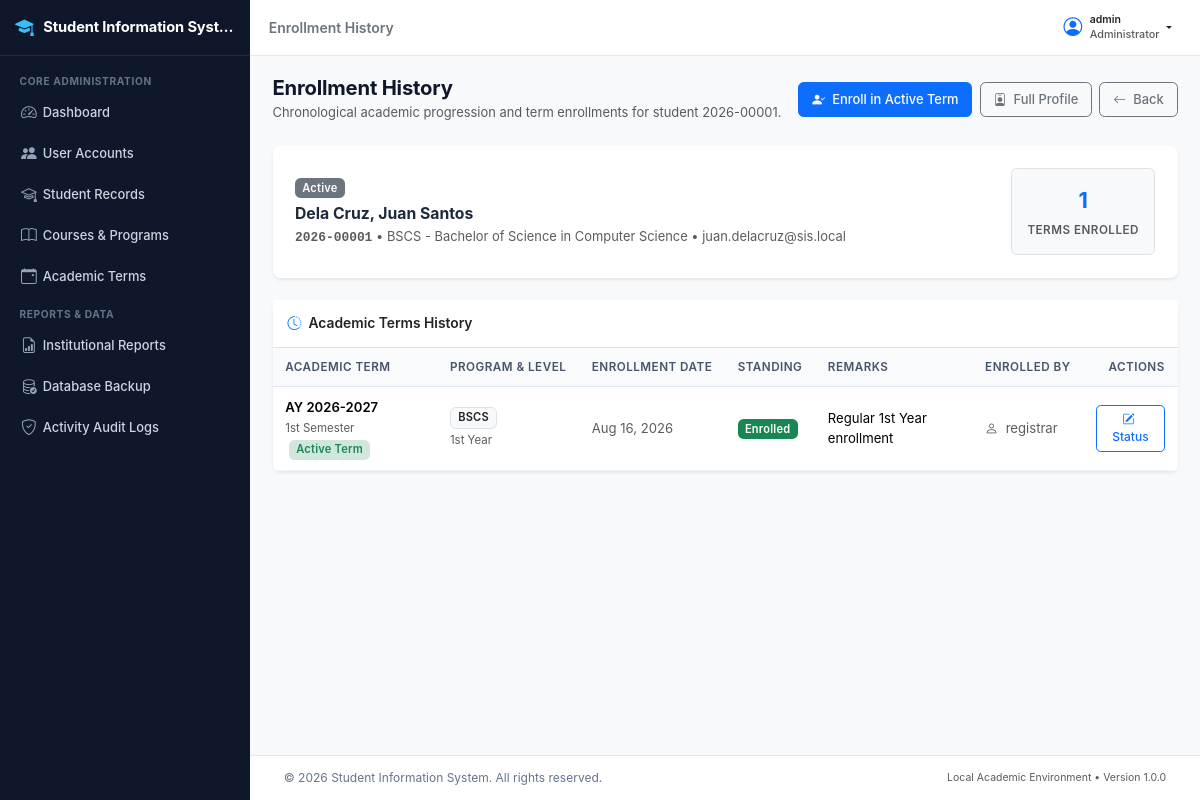
The app's page /registrar/enrollment/history.php?student_id=1 (signed in) with its own data.
### tables this page shows
CREATE TABLE `students` (
  `student_id` int(11) NOT NULL AUTO_INCREMENT,
  `student_number` varchar(20) NOT NULL,
  `user_id` int(11) DEFAULT NULL,
  `first_name` varchar(50) NOT NULL,
  `middle_name` varchar(50) DEFAULT NULL,
  `last_name` varchar(50) NOT NULL,
  `date_of_birth` date NOT NULL,
  `gender` enum('Male','Female','Other') NOT NULL,
  `civil_status` enum('Single','Married','Widowed','Separated') NOT NULL DEFAULT 'Single',
  `email` varchar(100) NOT NULL,
  `contact_number` varchar(25) NOT NULL,
  `home_address` text NOT NULL,
  `emergency_contact_name` varchar(100) NOT NULL,
  `emergency_contact_number` varchar(25) NOT NULL,
  `program_id` int(11) NOT NULL,
  `current_status` enum('Active','Inactive','Graduated','Withdrawn') NOT NULL DEFAULT 'Active',
  `created_at` datetime NOT NULL DEFAULT current_timestamp(),
  `updated_at` datetime NOT NULL DEFAULT current_timestamp() ON UPDATE current_timestamp(),
  PRIMARY KEY (`student_id`),
  UNIQUE KEY `student_number` (`student_number`),
  UNIQUE KEY `email` (`email`),
  UNIQUE KEY `user_id` (`user_id`),
  KEY `idx_students_program` (`program_id`),
  KEY `idx_students_status` (`current_status`),
  KEY `idx_students_names` (`last_name`,`first_name`),
  CONSTRAINT `fk_students_program` FOREIGN KEY (`program_id`) REFERENCES `programs` (`program_id`) ON UPDATE CASCADE,
  CONSTRAINT `fk_students_user` FOREIGN KEY (`user_id`) REFERENCES `users` (`user_id`) ON DELETE SET NULL ON UPDATE CASCADE
);

CREATE TABLE `programs` (
  `program_id` int(11) NOT NULL AUTO_INCREMENT,
  `program_code` varchar(20) NOT NULL,
  `program_name` varchar(150) NOT NULL,
  `department` varchar(100) NOT NULL,
  `status` enum('Active','Inactive') NOT NULL DEFAULT 'Active',
  `created_at` datetime NOT NULL DEFAULT current_timestamp(),
  `updated_at` datetime NOT NULL DEFAULT current_timestamp() ON UPDATE current_timestamp(),
  PRIMARY KEY (`program_id`),
  UNIQUE KEY `program_code` (`program_code`),
  KEY `idx_programs_status` (`status`)
);

CREATE TABLE `enrollments` (
  `enrollment_id` int(11) NOT NULL AUTO_INCREMENT,
  `student_id` int(11) NOT NULL,
  `semester_id` int(11) NOT NULL,
  `program_id` int(11) NOT NULL,
  `year_level` enum('1st Year','2nd Year','3rd Year','4th Year','5th Year') NOT NULL,
  `enrollment_date` date NOT NULL,
  `enrollment_status` enum('Pending','Enrolled','Dropped','Completed') NOT NULL DEFAULT 'Enrolled',
  `remarks` text DEFAULT NULL,
  `created_by` int(11) NOT NULL,
  `created_at` datetime NOT NULL DEFAULT current_timestamp(),
  `updated_at` datetime NOT NULL DEFAULT current_timestamp() ON UPDATE current_timestamp(),
  PRIMARY KEY (`enrollment_id`),
  UNIQUE KEY `uq_student_semester` (`student_id`,`semester_id`),
  KEY `idx_enrollments_semester` (`semester_id`),
  KEY `idx_enrollments_status` (`enrollment_status`),
  KEY `idx_enrollments_program` (`program_id`),
  KEY `fk_enrollments_creator` (`created_by`),
  CONSTRAINT `fk_enrollments_creator` FOREIGN KEY (`created_by`) REFERENCES `users` (`user_id`) ON UPDATE CASCADE,
  CONSTRAINT `fk_enrollments_program` FOREIGN KEY (`program_id`) REFERENCES `programs` (`program_id`) ON UPDATE CASCADE,
  CONSTRAINT `fk_enrollments_semester` FOREIGN KEY (`semester_id`) REFERENCES `semesters` (`semester_id`) ON UPDATE CASCADE,
  CONSTRAINT `fk_enrollments_student` FOREIGN KEY (`student_id`) REFERENCES `students` (`student_id`) ON UPDATE CASCADE
);

CREATE TABLE `academic_years` (
  `ay_id` int(11) NOT NULL AUTO_INCREMENT,
  `year_code` varchar(20) NOT NULL,
  `start_year` int(11) NOT NULL,
  `end_year` int(11) NOT NULL,
  `is_current` tinyint(1) NOT NULL DEFAULT 0,
  `created_at` datetime NOT NULL DEFAULT current_timestamp(),
  PRIMARY KEY (`ay_id`),
  UNIQUE KEY `year_code` (`year_code`),
  KEY `idx_ay_current` (`is_current`)
);

CREATE TABLE `semesters` (
  `semester_id` int(11) NOT NULL AUTO_INCREMENT,
  `ay_id` int(11) NOT NULL,
  `semester_term` enum('1st Semester','2nd Semester','Summer') NOT NULL,
  `is_active` tinyint(1) NOT NULL DEFAULT 0,
  `start_date` date NOT NULL,
  `end_date` date NOT NULL,
  `created_at` datetime NOT NULL DEFAULT current_timestamp(),
  PRIMARY KEY (`semester_id`),
  UNIQUE KEY `uq_ay_term` (`ay_id`,`semester_term`),
  KEY `idx_semesters_active` (`is_active`),
  CONSTRAINT `fk_semesters_ay` FOREIGN KEY (`ay_id`) REFERENCES `academic_years` (`ay_id`) ON UPDATE CASCADE
);

CREATE TABLE `users` (
  `user_id` int(11) NOT NULL AUTO_INCREMENT,
  `username` varchar(50) NOT NULL,
  `email` varchar(100) NOT NULL,
  `password` varchar(255) NOT NULL,
  `role_id` int(11) NOT NULL,
  `status` enum('Active','Inactive') NOT NULL DEFAULT 'Active',
  `must_change_password` tinyint(1) NOT NULL DEFAULT 0,
  `last_login_at` datetime DEFAULT NULL,
  `created_at` datetime NOT NULL DEFAULT current_timestamp(),
  `updated_at` datetime NOT NULL DEFAULT current_timestamp() ON UPDATE current_timestamp(),
  PRIMARY KEY (`user_id`),
  UNIQUE KEY `username` (`username`),
  UNIQUE KEY `email` (`email`),
  KEY `idx_users_role` (`role_id`),
  KEY `idx_users_status` (`status`),
  CONSTRAINT `fk_users_role` FOREIGN KEY (`role_id`) REFERENCES `roles` (`role_id`) ON UPDATE CASCADE
);

### includes/functions.php (called while the page is built, shortened)
<?php
function escape($data) {
    return htmlspecialchars((string)$data, ENT_QUOTES, 'UTF-8');
}
function format_date($date, $format = 'M d, Y') {
    $timestamp = strtotime($date);
    return $timestamp ? date($format, $timestamp) : 'N/A';
}

### registrar/enrollment/history.php (the view, shortened to what this page needs)
<?php
require_once __DIR__ . '/../../includes/functions.php';
$conn = db_connect();
$student_id = isset($_GET['student_id']) && is_numeric($_GET['student_id']) ? (int)$_GET['student_id'] : 0;
$st_sql = "SELECT s.student_id, s.student_number, s.first_name, s.middle_name, s.last_name, s.email,
                  s.contact_number, s.current_status, s.created_at, p.program_code, p.program_name
           FROM students s
           LEFT JOIN programs p ON s.program_id = p.program_id
           WHERE s.student_id = ?";
$st_stmt = mysqli_prepare($conn, $st_sql);
mysqli_stmt_bind_param($st_stmt, "i", $student_id);
mysqli_stmt_execute($st_stmt);
$st_res = mysqli_stmt_get_result($st_stmt);
$student = mysqli_fetch_assoc($st_res);
$hist_sql = "SELECT e.enrollment_id, e.year_level, e.enrollment_date, e.enrollment_status, e.remarks, e.created_at,
                    sem.semester_id, sem.semester_term, sem.is_active as is_term_active,
                    ay.year_code, ay.start_year, ay.end_year,
                    p.program_code, p.program_name,
                    u.username as creator_name
             FROM enrollments e
             INNER JOIN semesters sem ON e.semester_id = sem.semester_id
             INNER JOIN academic_years ay ON sem.ay_id = ay.ay_id
             INNER JOIN programs p ON e.program_id = p.program_id
             LEFT JOIN users u ON e.created_by = u.user_id
             WHERE e.student_id = ?
             ORDER BY ay.start_year DESC, sem.semester_term DESC";
$hist_stmt = mysqli_prepare($conn, $hist_sql);
mysqli_stmt_bind_param($hist_stmt, "i", $student_id);
mysqli_stmt_execute($hist_stmt);
$history_res = mysqli_stmt_get_result($hist_stmt);
$total_terms = mysqli_num_rows($history_res);
require_once __DIR__ . '/../../includes/header.php';
?>
<div class="app-wrapper">
    <?php require_once __DIR__ . '/../../includes/sidebar.php'; ?>
    <div class="app-main">
        <?php require_once __DIR__ . '/../../includes/navbar.php'; ?>
        <main class="content-body">
            <div class="container-fluid px-0">
                <div class="d-flex flex-column flex-md-row justify-content-between align-items-md-center mb-4 gap-2">
                    <div>
                        <h1 class="h3 mb-1 fw-bold">Enrollment History</h1>
                        <p class="text-muted small mb-0">Chronological academic progression and term enrollments for student <?php echo escape($student['student_number']); ?>.</p>
                    </div>
                    <div class="d-flex gap-2">
                        <a href="enroll.php?student_id=<?php echo (int)$student['student_id']; ?>" class="btn btn-primary">
                            <i class="bi bi-person-check-fill me-1"></i> Enroll in Active Term
                        </a>
                        <a href="<?php echo APP_URL; ?>/registrar/students/view.php?id=<?php echo (int)$student['student_id']; ?>" class="btn btn-outline-secondary">
                            <i class="bi bi-person-badge me-1"></i> Full Profile
                        </a>
                        <a href="index.php" class="btn btn-outline-secondary">
                            <i class="bi bi-arrow-left me-1"></i> Back
                        </a>
                    </div>
                </div>
                <div class="card border-0 shadow-sm mb-4">
                    <div class="card-body p-4">
                        <div class="row align-items-center">
                            <div class="col-md-8">
                                <span class="badge bg-secondary mb-2"><?php echo escape($student['current_status']); ?></span>
                                <h4 class="fw-bold mb-1">
                                    <?php echo escape($student['last_name'] . ', ' . $student['first_name'] . ($student['middle_name'] ? ' ' . $student['middle_name'] : '')); ?>
                                </h4>
                                <p class="text-muted small mb-0">
                                    <span class="font-monospace fw-semibold"><?php echo escape($student['student_number']); ?></span>
                                    &bull; <?php echo escape($student['program_code'] . ' - ' . $student['program_name']); ?>
                                    &bull; <?php echo escape($student['email']); ?>
                                </p>
                            </div>
                            <div class="col-md-4 text-md-end mt-3 mt-md-0">
                                <div class="bg-light p-3 rounded d-inline-block text-center border">
                                    <div class="fs-4 fw-bold text-primary"><?php echo $total_terms; ?></div>
                                    <small class="text-muted text-uppercase fw-semibold">Terms Enrolled</small>
                                </div>
                            </div>
                        </div>
                    </div>
                </div>
                <div class="card border-0 shadow-sm">
                    <div class="card-header bg-white py-3 border-bottom">
                        <h6 class="card-title mb-0 fw-semibold">
                            <i class="bi bi-clock-history me-1 text-primary"></i> Academic Terms History
                        </h6>
                    </div>
                    <div class="table-responsive">
                        <table class="table table-hover align-middle mb-0">
                            <thead class="table-light">
                                <tr>
                                    <th>Academic Term</th>
                                    <th>Program & Level</th>
                                    <th>Enrollment Date</th>
                                    <th>Standing</th>
                                    <th>Remarks</th>
                                    <th>Enrolled By</th>
                                    <th class="text-end">Actions</th>
                                </tr>
                            </thead>
                            <tbody>
                                <?php if ($total_terms > 0): ?>
                                    <?php while ($row = mysqli_fetch_assoc($history_res)): ?>
                                        <tr>
                                            <td>
                                                <div class="fw-semibold">AY <?php echo escape($row['year_code']); ?></div>
                                                <span class="small text-muted"><?php echo escape($row['semester_term']); ?></span>
                                                <?php if ($row['is_term_active']): ?>
                                                    <span class="badge bg-success-subtle text-success ms-1 small">Active Term</span>
                                                <?php endif; ?>
                                            </td>
                                            <td>
                                                <span class="badge bg-light text-dark border"><?php echo escape($row['program_code']); ?></span>
                                                <div class="small text-muted mt-1"><?php echo escape($row['year_level']); ?></div>
                                            </td>
                                            <td class="small text-muted">
                                                <?php echo format_date($row['enrollment_date']); ?>
                                            </td>
                                            <td>
                                                <?php
                                                $badge_class = 'bg-secondary';
                                                switch ($row['enrollment_status']) {
                                                    case 'Enrolled':
                                                        $badge_class = 'bg-success';
                                                        break;
                                                }
                                                ?>
                                                <span class="badge <?php echo $badge_class; ?>">
                                                    <?php echo escape($row['enrollment_status']); ?>
                                                </span>
                                            </td>
                                            <td class="small">
                                                <?php echo !empty($row['remarks']) ? escape($row['remarks']) : '<span class="text-muted fst-italic">None</span>'; ?>
                                            </td>
                                            <td class="small text-muted">
                                                <i class="bi bi-person me-1"></i>
                                                <?php echo escape($row['creator_name'] ?? 'System'); ?>
                                            </td>
                                            <td class="text-end">
                                                <a href="edit-status.php?id=<?php echo (int)$row['enrollment_id']; ?>"
                                                   class="btn btn-sm btn-outline-primary"
                                                   title="Update Status">
                                                    <i class="bi bi-pencil-square me-1"></i> Status
                                                </a>
                                            </td>
                                        </tr>
                                    <?php endwhile; ?>
                                <?php endif; ?>
                            </tbody>
                        </table>
                    </div>
                </div>
            </div>
        </main>
        <?php require_once __DIR__ . '/../../includes/footer.php'; ?>

### records on screen
students: student_number "2026-00001", current_status "Active", last_name+first_name+middle_name "Dela Cruz, Juan Santos", program.program_name "BSCS - Bachelor of Science in Computer Science", email "juan.delacruz@sis.local"
enrollments: academic_years.year_code "2026-2027", semester.semester_term "1st Semester", program.program_code "BSCS", year_level "1st Year", enrollment_date "Aug 16, 2026", enrollment_status "Enrolled", remarks "Regular 1st Year enrollment", created_by.username "registrar"

### other values on screen
APP_NAME "Student Information Syst…"
$page_title "Enrollment History"
$auth_user['username'] "admin"
$auth_user['role_name'] "Administrator"
$total_terms "1"
APP_NAME "Student Information System"
APP_VERSION "1.0.0"
